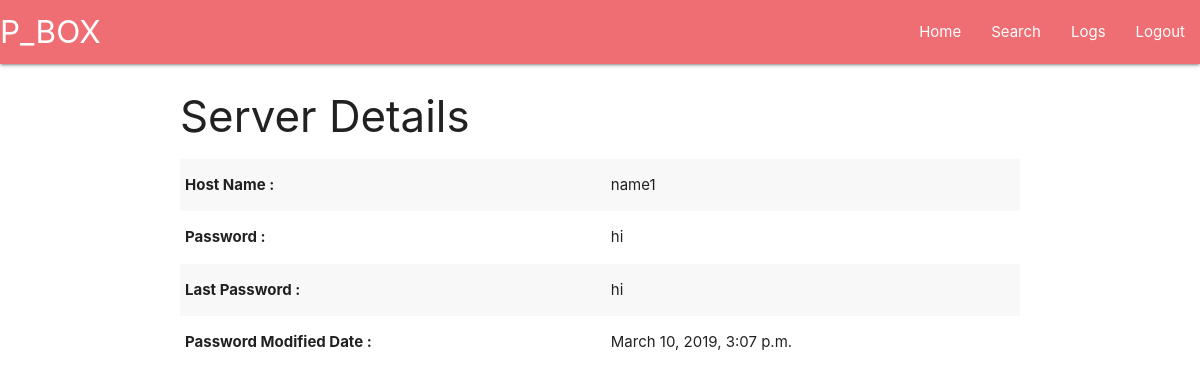
Screenshot of /server_details/name1 (signed in) with the database file from the repository.
### main/models.py (models this page shows)
class ServerDetails(models.Model):
    hostname =  models.ForeignKey(Servers, on_delete=models.CASCADE)
    password = models.CharField(max_length=50, default='hi')
    last_password = models.CharField(max_length=50, default='hi')
    last_password_modified = models.DateTimeField(default=timezone.now)
    class Meta:
        verbose_name_plural ='ServerDetails'

class Servers(models.Model):
    hostname = models.CharField(max_length=50, unique=True, primary_key=True)
    ip = models.CharField(max_length=15, unique=True)
    class Meta:
        verbose_name_plural ='Servers'
    def __str__(self):
        return self.hostname

### main/views.py (the view)
# urls.py: path('server_details/<slug:name>', views.server_details,name="server_details"),
@login_required
def server_details(request,name):
    obj = get_object_or_404(ServerDetails.objects.all(), hostname=name)
    return render(request, "main/server_details.html", {'serv': obj})

### main/templates/main/server_details.html
{% extends "main/header.html" %}
{% block content %}
<span class="flow-text"> <h3 > Server Details </h3> </span>
<table class="striped responsive-table">
        <tbody>
          <tr>
              <td><b>Host Name : </b></td>
              <td>{{serv.hostname}}</td>
          </tr>
          <tr>
              <td><b>Password : </b></td>
              <td>{{serv.password}}</td>
          </tr>
          <tr>
              <td><b>Last Password : </b></td>
              <td>{{serv.last_password}}</td>
          </tr>
          <tr>
              <td><b>Password Modified Date : </b></td>
              <td>{{serv.last_password_modified}}</td>
          </tr>
        </tbody>
    </table>
{% endblock %}

### rows the page displays
ServerDetails: hostname "name1", password "hi", last_password "hi", last_password_modified "March 10, 2019, 3:07 p.m."
